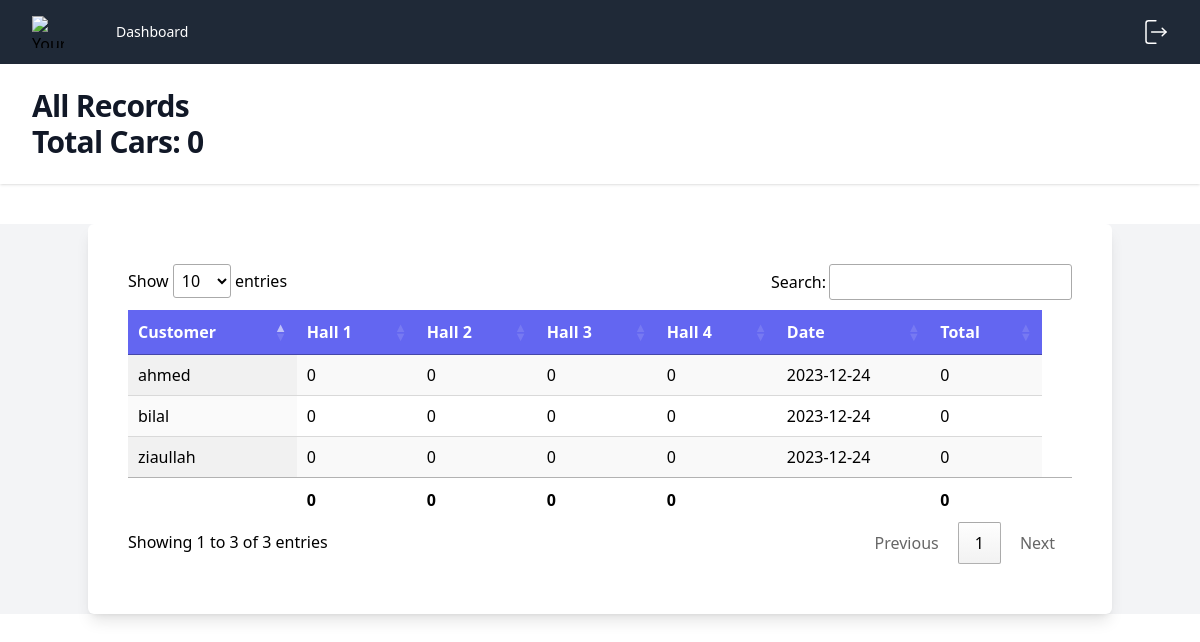
/records.php?date=2023-12-24 (signed in), run on an earlier commit of the app's database.
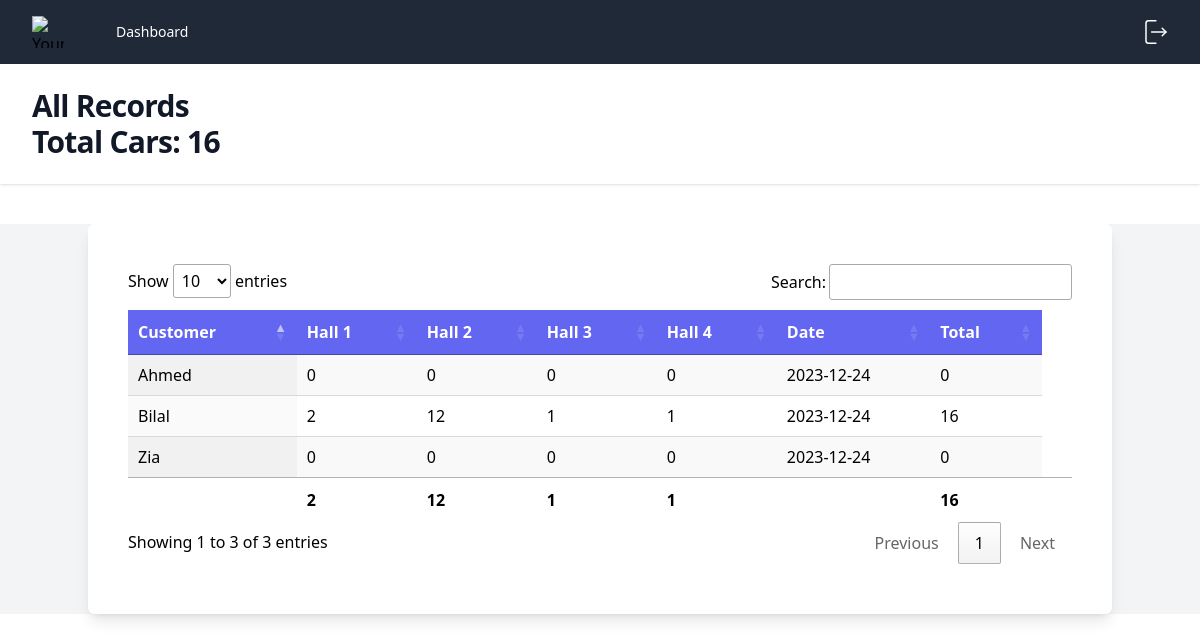
And on a later commit of the database.
### tables this page shows
CREATE TABLE `records_2` (
  `id` int(10) NOT NULL,
  `hall_1` int(10) NOT NULL DEFAULT 0,
  `hall_2` int(10) NOT NULL DEFAULT 0,
  `hall_3` int(10) NOT NULL DEFAULT 0,
  `hall_4` int(10) NOT NULL DEFAULT 0,
  `hall_5` int(10) NOT NULL DEFAULT 0,
  `hall_6` int(10) NOT NULL DEFAULT 0,
  `hall_7` int(10) NOT NULL DEFAULT 0,
  `hall_8` int(10) NOT NULL DEFAULT 0,
  `hall_9` int(10) NOT NULL DEFAULT 0,
  `hall_10` int(10) NOT NULL DEFAULT 0,
  `number_of_halls` int(20) NOT NULL,
  `customer_id` int(10) NOT NULL,
  `customer_name` varchar(250) NOT NULL,
  `date` date NOT NULL DEFAULT current_timestamp()
);

CREATE TABLE `customers` (
  `id` int(11) NOT NULL,
  `name` varchar(256) NOT NULL,
  `phone` varchar(256) NOT NULL,
  `timestamp` date NOT NULL DEFAULT current_timestamp(),
  `delete_on` date DEFAULT NULL,
  `deleted` int(11) NOT NULL DEFAULT 0
);

### records.php (the view, shortened to what this page needs)
<?php
$no_records = false;
$page_title = "All Records";
include 'partials/head.php';
$role = $_SESSION['role'];
include_once("./partials/db_connect.php");
$today_date = $_GET['date'];
$records = mysqli_query($conn, "SELECT * FROM records_2 WHERE date = '$today_date'");
$totalCars = 0;
$total = 0;
while ($car = mysqli_fetch_assoc($records)) {
    for ($i = 1; $i <= $car['number_of_halls']; $i++) {
        $total += $car['hall_' . $i];
    }
    $totalCars = $total;
}
?>
<link rel="stylesheet" href="https://cdn.datatables.net/1.13.7/css/jquery.dataTables.min.css">
<link rel="stylesheet" href="https://cdn.datatables.net/datetime/1.5.1/css/dataTables.dateTime.min.css">
<body>
    <?php include("./partials/header.php") ?>
    <main class="bg-gray-100">
        <div class="bg-white container shadow-lg rounded-md p-5 md:p-10 mx-auto mt-10">
            <div class="overflow-x-auto">
                <table id="example" class="display nowrap " style="width:100%">
                    <thead class="text-white bg-indigo-500">
                        <tr>
                            <?php mysqli_data_seek($records, 0); ?>
                            <th>Customer</th>
                            <?php
                            $halls_query = mysqli_query($conn, "SELECT count FROM halls WHERE date <= '$today_date' ORDER by date DESC LIMIT 1");
                            $no_records_halls = mysqli_fetch_assoc($halls_query);
                            if (!$no_records) {
                                $num_halls = mysqli_fetch_assoc($records)['number_of_halls'];
                            } else {
                                if (isset($no_records_halls)) {
                                    $num_halls = $no_records_halls['count'];
                                } else {
                                    $num_halls = mysqli_fetch_assoc(mysqli_query($conn, "SELECT count FROM halls WHERE date >= '$today_date' ORDER by date ASC LIMIT 1"))['count'];
                                }
                            }
                            for ($i = 1; $i <= $num_halls; $i++) {
                                echo '<th>Hall ' . $i . '</th>';
                            }
                            ?>
                            <th>Date</th>
                            <th>Total</th>
                        </tr>
                    </thead>
                    <tbody>
                        <?php
                        $date = $_GET['date'];
                        $query = "SELECT
                        c.id AS customer_id,
                        c.name AS customer_name,";
                        for($i=1; $i<$num_halls; $i++) {
                            $query .= "r.hall_".$i.",";
                        };
                        $query .= "r.number_of_halls,
                        r.date
                    FROM customers c
                    LEFT JOIN records_2 r ON c.id = r.customer_id AND r.date = '$date'
                    WHERE c.timestamp <= '$date' AND (c.delete_on IS NULL OR c.delete_on >= '$date');
                    ";
                    $customers = mysqli_query($conn,$query);
                    while ($customer = mysqli_fetch_assoc($customers)) {
                            $customer_id = $customer['customer_id'];
                            $customer_name = $customer['customer_name'];
                            $records = mysqli_query($conn, "SELECT * FROM records_2 WHERE customer_id = $customer_id AND date = '$date'");
                            $total = 0;
                            $record = mysqli_fetch_assoc($records);
                            for ($i = 1; $i <= $num_halls; $i++) {
                                $total +=  isset($record['hall_' . $i]) ? $record['hall_' . $i] : 0;
                            };
                            $record_id = isset($record['id']) ? $record['id'] : rand(0, 10); ?>
                            <tr id="<?php echo $record_id ?>" data-id="<?php echo $record_id ?>">
                                <td>
                                    <span class="editSpan name"><?php echo $customer_name ?></span>
                                </td>
                            <?php
                            for ($i = 1; $i <= $num_halls; $i++) {
                                $hall = isset($record['hall_' . $i]) ? $record['hall_' . $i] : 0;
                                echo '<td>
                                        <input type="hidden" name="number_of_halls" class="editInput" value="' . $num_halls . '">
                                        <span class="editSpan hall_' . $i . '">' . $hall . '</span>
                                        <input class="editInput block w-full px-4 rounded-md border-0 py-1.5 text-gray-900 shadow-sm ring-1 ring-inset ring-gray-300 placeholder:text-gray-400 focus:ring-2 focus:ring-inset focus:ring-indigo-600 sm:text-sm sm:leading-6" type="number" name="hall_' . $i . '" id="hall_' . $i . '" required style="display: none" value="' . $hall . '" min="0">
                                    </td>';
                            }
                            if ($role == 2 && $record['date'] >= $today_date) {
                                echo '<td>
                                        <span class="editSpan date">' . $record['date'] . '</span>
                                        <input class="editInput px-4 block w-full rounded-md border-0 py-1.5 text-gray-900 shadow-sm ring-1 ring-inset ring-gray-300 placeholder:text-gray-400 focus:ring-2 focus:ring-inset focus:ring-indigo-600 sm:text-sm sm:leading-6" type="date" style="display: none" value="' . $record['date'] . '" disabled id="edit_date">
                                        <input type="hidden" class="editInput" name="edit_date" value="' . $record['date'] . '">
                                        </td>';
                            } else {
                                echo '<td>
                                    <span class="editSpan date">' . $_GET['date'] . '</span>
                                    <input class="editInput px-4 block w-full rounded-md border-0 py-1.5 text-gray-900 shadow-sm ring-1 ring-inset ring-gray-300 placeholder:text-gray-400 focus:ring-2 focus:ring-inset focus:ring-indigo-600 sm:text-sm sm:leading-6" type="date" name="edit_date" id="edit_date" required value="' . $_GET['date'] . '" style="display: none">
                                    </td>';
                            };
                            echo '<td>' . $total . '</td>';
                        } ?>
                    </tbody>
                    <tfoot>
                        <tr>
                            <th></th>
                            <?php
                            $totalInHalls = array();
                            for ($i = 1; $i <= $num_halls; $i++) {
                                $result = mysqli_query($conn, "SELECT * FROM records_2 WHERE date = '$date'");
                                $totalInHalls['hall_' . $i] = 0;
                                while ($row = mysqli_fetch_assoc($result)) {
                                    $totalInHalls['hall_' . $i] += $row['hall_' . $i];
                                }
                            }
                            for ($i = 1; $i <= $num_halls; $i++) {
                                echo '<th>' . $totalInHalls['hall_' . $i] . '</th>';
                            }
                            ?>
                            <th></th>
                            <th><?php echo $totalCars; ?></th>
                            <th></th>
                        </tr>
                    </tfoot>
                </table>
            </div>
        </div>
    </main>
</body>

### partials/head.php (shortened to what this page needs)
<!DOCTYPE html>
<html lang="en">
<head>
    <script src="https://cdn.tailwindcss.com"></script>
</head>

### partials/header.php (shortened to what this page needs)
<nav class="bg-gray-800">
    <div class="mx-auto max-w-7xl px-4 sm:px-6 lg:px-8">
        <div class="flex h-16 items-center justify-between">
            <div class="flex items-center">
                <div class="flex-shrink-0">
                    <img class="h-8 w-8" src="https://tailwindui.com/img/logos/mark.svg?color=indigo&shade=500" alt="Your Company">
                </div>
                <div class="hidden md:block">
                    <div class="ml-10 flex items-baseline space-x-4">
                        <a href="http://localhost/car-wash/dashboard.php" class="text-white rounded-md px-3 py-2 text-sm font-medium" aria-current="page">Dashboard</a>
                    </div>
                </div>
            </div>
            <div class="hidden md:block">
                <div class="ml-4 flex items-center md:ml-6">
                    <div class="relative ml-3">
                        <div>
                            <a href="http://localhost/car-wash/logout.php">
                                <button type="button" class="relative flex max-w-xs items-center rounded-full text-gray-800 text-sm focus:outline-none" id="user-menu-button" aria-expanded="false" aria-haspopup="true">
                                    <span class="absolute -inset-1.5"></span>
                                    <img class="h-6 w-6" src="./assets/logout.svg" alt="">
                                </button>
                            </a>
                        </div>
                    </div>
                </div>
            </div>
        </div>
    </div>
</nav>
<header class="bg-white shadow">
    <div class="mx-auto max-w-7xl px-4 py-6 sm:px-6 lg:px-8">
        <h1 class="text-3xl font-bold tracking-tight text-gray-900"><?php echo $page_title; ?></h1>
        <?php
        if (isset($totalCars)) {
            echo '<h2 class="text-3xl font-bold tracking-tight text-gray-900">Total Cars: ' . $totalCars . '</h2>';
        }
        ?>
    </div>
</header>

What changed in the data, as far as the page shows it:
removed records_2: customer.name "ziaullah", hall_1 "0", hall_2 "0", hall_3 "0", hall_4 "0", total "0"
removed records_2: customer.name "ahmed", hall_1 "0", hall_2 "0", hall_3 "0", hall_4 "0", total "0"
removed customers: name "bilal", hall "0", total "0"
added records_2: customer.name "Bilal", hall_1 "2", hall_2 "12", hall_3 "1", hall_4 "1", total "16"
added customers: name "Zia", hall "0", total "0"
added customers: name "Ahmed", hall "0", total "0"
Also different on the page:
$totalCars: "0" → "16"
new list line: "2"
new list line: "12"
new list line: "1"
list line gone: "0"
